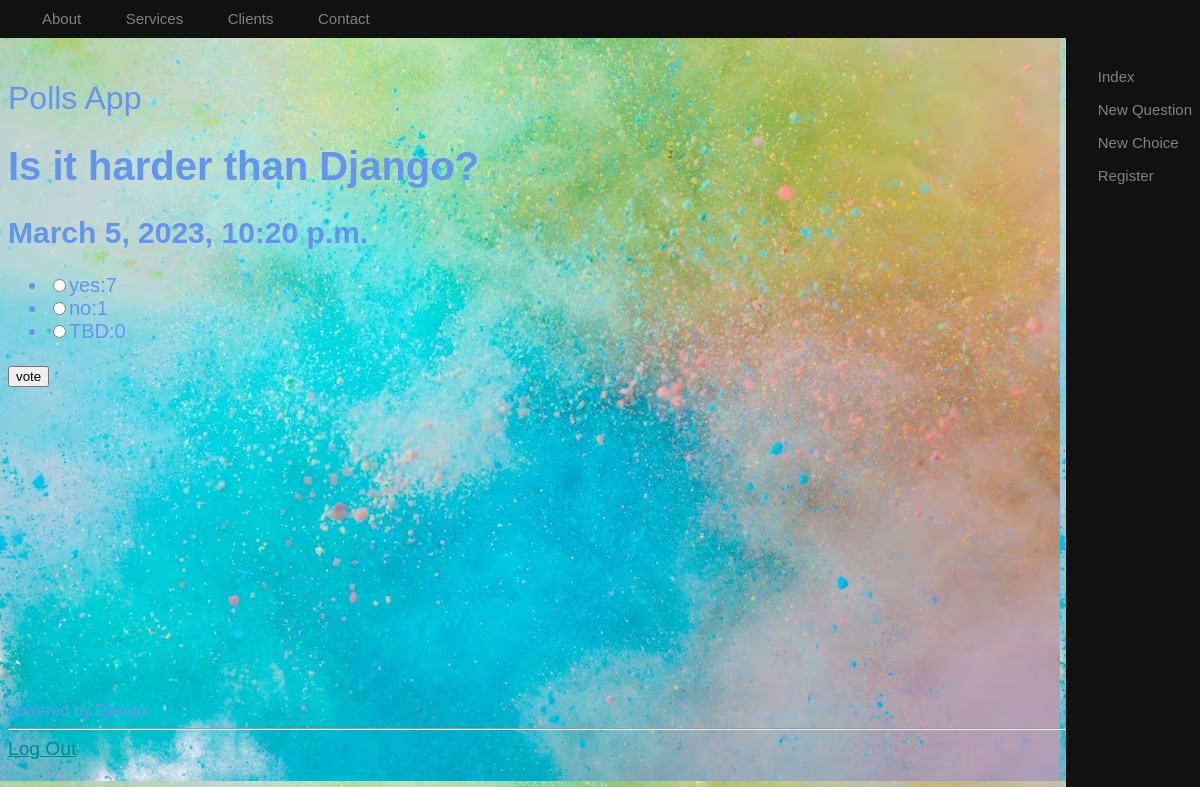
The app's page /polls/2/ with its own data.
### polls/models.py (models this page shows, shortened)
class Question(models.Model):
    question_text = models.CharField(max_length=200, validators=[
                                     validateCleanLang, validators.MinLengthValidator(5)])
    pub_date = models.DateTimeField('Date published')

class Choice(models.Model):
    question = models.ForeignKey(Question, on_delete=models.CASCADE)
    choice_text = models.CharField(max_length=200)
    votes = models.IntegerField(default=0)

### polls/views/pollsView.py (the view)
# urls.py: path('<int:question_id>/', views.Detail.as_view(), name='detail'),
class Detail(View):
    def get(self, request, question_id):
        """get from session"""
        """delete from session"""
        un = request.session.pop('username', 'guest')
        session_username = request.session.get('username', 'no one')
        expiratin = request.session.get_expiry_age()
        expiratin = request.session.get_expiry_date()
        request.session.set_expiry(60)
        expiratin = request.session.get_expiry_age()
        """A way to delete a session"""
        """Another way to restrict View for authenticated users only"""
        question = get_object_or_404(Question, pk=question_id)
        return render(request=request, template_name='polls/detail.html', context={'question': question})
    """Using Redirect"""

### polls/templates/polls/detail.html (shortened to what this page needs)
{% extends 'polls/base.html' %}
    {% block content %}
    <h1>{{ question.question_text }}</h1>
    <h2>{{question.pub_date}}</h2>
    <form action="{% url 'polls:vote' question.id %}" method="post">
        {% if question.choice_set %}
        <ul>
            {% for choice in question.choice_set.all %}
            <li><input type="radio" name="choice" id="choice{{forloop.counter}}"
                    value="{{choice.id}}" />{{choice.choice_text}}:{{choice.votes}}</li>
            {% endfor %}
        </ul>
        <input type="submit" value="vote" />
        {% endif %}
        {% endblock %}

### polls/static/polls/style.css (style rules this page uses)
body { flex: auto; background-image: url('./images/background.png'); margin-top: 80px; }

### records on screen
Question: question_text "Is it harder than Django?", pub_date "March 5, 2023, 10:20 p.m."
Choice: choice_text "yes", votes "7"
Choice: choice_text "no", votes "1"
Choice: choice_text "TBD", votes "0"
